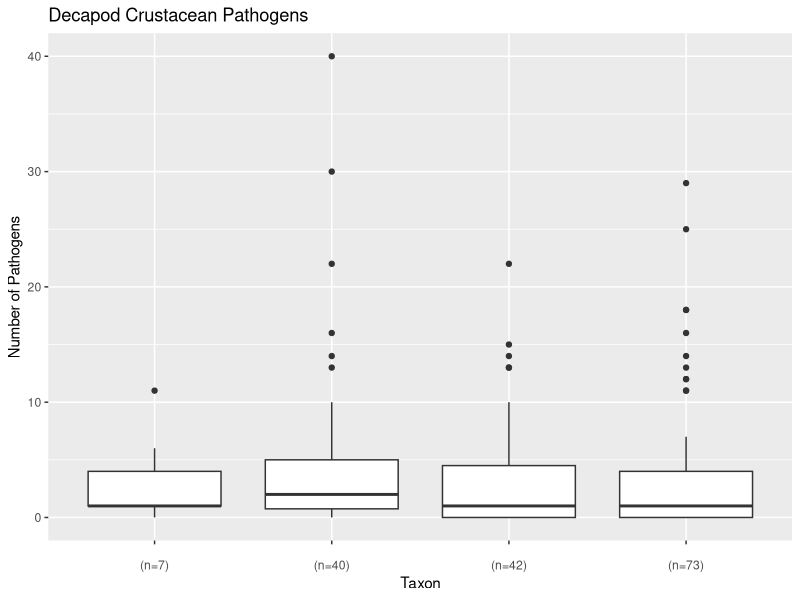
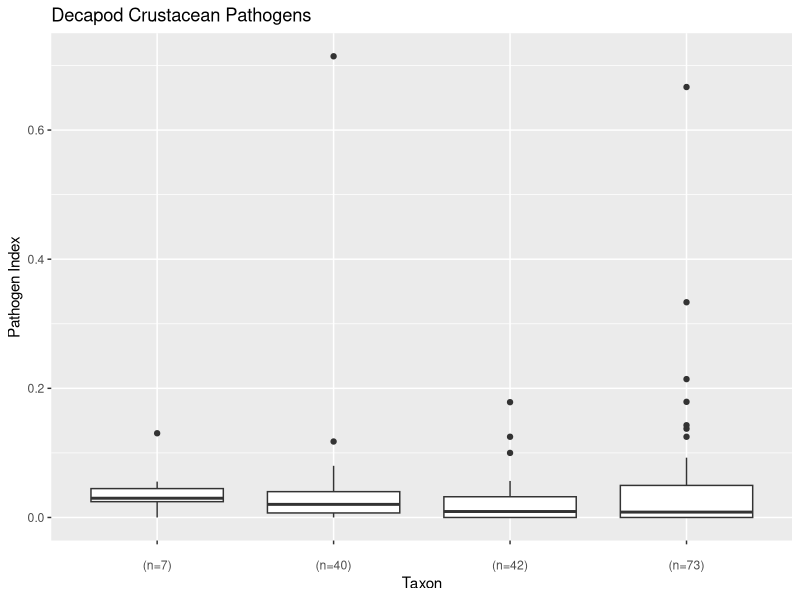

Reproduce these figures in R, in order. (Note: this script raises an error after producing the figures.)
#Preliminary Plotting
######################
#162 SPECIES
######################

#####################
#SWEEP ENVIRONMENT
#####################

library(ggplot2)
library(dplyr)
library(cowplot)


decapods <- read.csv("analyze_data/hosts_clean_pathcounts162.csv")
path_hosts <- read.csv("clean_data/path_hosts_clean.csv")
pathogens <- read.csv("clean_data/pathogen_clean.csv")

#Tasks
#1-Graph total number of pathogens per taxa
#2-Graph # viruses per host type
#3-Graph #isopods per taxa
#4-Graph rhizocephalan barnacles per taxa
#5-Graph # bacteria per taxa
#6-Graph # microsporidians per taxa
#7-Scatterplot number pathogens vs longevity
#8-scatterplot of num_viruses vs longev
#9-#boxplot of aq.hab vs num_pathogens
##*need to make simplified habitat column and continue
#10-boxplot of aq.hab vs num_viruses
#11-graph longevity by taxa
#12-Graph number pathogens by sociality
##*need to add what the scores mean
#13-Graph number of viruses by sociality
#14-Graph tranmission by taxa
#15-Graph requirements by taxa
#16-Graph size by taxa

levels(pathogens$pathogen_type)
#number of different types of pathogens
path_type_count <- pathogens %>% 
  group_by(pathogen_type) %>% 
  count(pathogen_type) %>% 
  rename(n_paths=n)

####################################
#PLOTS


#1-
#Graph total number of pathogens per taxa
#create vector with host_type levels and number of species in each
xlab_path <- paste(levels(decapods$host_type),"\n(n=",
                   table(decapods$host_type),")",sep="")
ggplot(data=decapods, aes(x=host_type,y=num_pathogens))+
  geom_boxplot()+
  labs(x="Taxon",y="Number of Pathogens",title="Decapod Crustacean Pathogens")+
  scale_x_discrete(labels=xlab_path)
#these numbers aren't right

#1.5 Pathogens per taxon per citation (pathogen index)
ggplot(data=decapods, aes(x=host_type,y=num_pathogens/num_results))+
  geom_boxplot()+
  labs(x="Taxon",y="Pathogen Index",title="Decapod Crustacean Pathogens")+
  scale_x_discrete(labels=xlab_path)

#1.5.5 Try different index, divide by # pathogen citations instead
ggplot(data=decapods2, aes(x=host_type,y=num_pathogens/path_search_results))+
  geom_boxplot()+
  labs(x="Taxon",y="Pathogen Index 2.0",title="Decapod Crustacean Pathogens")+
  scale_x_discrete(labels=xlab_path)

############
#Path groups by taxon
############

#2-
#Graph # viruses per host type
#create vector with host_type levels and number of each host_type that has viruses
#however, it's plotting all, including those spp with ZERO viruses
xlab_vir <- paste(levels(decapods$host_type),"\n(n=",
                  table(decapods$host_type[decapods$num_viruses>0]),")",sep="")
ggplot(data=decapods, aes(x=host_type,y=num_viruses))+
  geom_boxplot()+
  labs(x="Taxon",y="Number of Viruses",title="Decapod Crustacean Viruses")+
  scale_x_discrete(labels=xlab_vir)

#2.5 virus index per host type
ggplot(data=decapods, aes(x=host_type,y=(num_viruses/path_search_results)))+
  geom_boxplot()+
  labs(x="Taxon",y="Virus Index",title="Decapod Crustacean Viruses")+
  scale_x_discrete(labels=xlab_vir)

#3-
#graph isopods per taxa
#however plotting those with 0
xlab_isopod <- paste(levels(decapods$host_type),"\n(n=",
                     table(decapods$host_type[decapods$num_isopods>0]),")",sep="")
ggplot(data=decapods, aes(x=host_type,y=num_isopods))+
  geom_boxplot()+
  labs(x="Host Type",y="Number of Isopods",title="Decapod Crustacean Bopyrid Isopods")+
  scale_x_discrete(labels=xlab_isopod)
#isopod index
ggplot(data=decapods, aes(x=host_type,y=(num_isopods/path_search_results)))+
  geom_boxplot()+
  labs(x="Host Type",y="Isopod Index",title="Decapod Crustacean Bopyrid Isopods")+
  scale_x_discrete(labels=xlab_isopod)

#4-
#rhizocephalan barnacles per taxa
#however plotting those with 0
xlab_rhiz <- paste(levels(decapods$host_type),"\n(N=",
                   table(decapods$host_type[decapods$num_rhiz>0]),")",sep="")
ggplot(data=decapods, aes(x=host_type,y=num_rhiz))+
  geom_boxplot()+
  labs(x="Host Type",y="Number of Barnacles",title="Decapod Crustacean Rhizocephalan Barnacles")+
  scale_x_discrete(labels=xlab_rhiz)
#barnacle index
ggplot(data=decapods, aes(x=host_type,y=(num_rhiz/path_search_results)))+
  geom_boxplot()+
  labs(x="Host Type",y="Barnacle Index",title="Decapod Crustacean Rhizocephalan Barnacles")+
  scale_x_discrete(labels=xlab_rhiz)

#5-
#Graph # bacteria per taxa
xlab_bacteria <- paste(levels(decapods$host_type),"\n(N=",
                   table(decapods$host_type[decapods$num_bacteria>0]),")",sep="")
ggplot(data=decapods, aes(x=host_type,y=num_bacteria))+
  geom_boxplot()+
  labs(x="Host Type",y="Number of Bacteria Species",title="Decapod Crustacean Bacterial Parasites")+
  scale_x_discrete(labels=xlab_bacteria)
#bacteria index
ggplot(data=decapods, aes(x=host_type,y=(num_bacteria/path_search_results)))+
  geom_boxplot()+
  labs(x="Host Type",y="Bacteria Index",title="Decapod Crustacean Bacterial Parasites")+
  scale_x_discrete(labels=xlab_bacteria)
#5.1
#Graph # intracellular bacteria
xlab_bact_intra <- paste(levels(decapods$host_type),"\n(N=",
                         table(decapods$host_type[decapods$num_bacteria_intra>0]),")",sep="")
ggplot(data=decapods, aes(x=host_type,y=num_bacteria_intra))+
  geom_boxplot()+
  labs(x="Host Type",y="Number of Intracellular Bacteria Species",
       title="Decapod Crustacean Intracellular Bacterial Parasites")+
  scale_x_discrete(labels=xlab_bact_intra)
#intracellular bacteria index
ggplot(data=decapods, aes(x=host_type,y=(num_bacteria_intra/path_search_results)))+
  geom_boxplot()+
  labs(x="Host Type",y="Intracellular Bacteria Index",
       title="Decapod Crustacean Intracellular Bacterial Parasites")+
  scale_x_discrete(labels=xlab_bact_intra)
#5.2
#Graph # extracellular bacteria
xlab_bact_extra <- paste(levels(decapods$host_type),"\n(N=",
                         table(decapods$host_type[decapods$num_bacteria_extra>0]),")",sep="")
ggplot(data=decapods, aes(x=host_type,y=num_bacteria_extra))+
  geom_boxplot()+
  labs(x="Host Type",y="Number of Extracellular Bacteria Species",
       title="Decapod Crustacean Extracellular Bacterial Parasites")+
  scale_x_discrete(labels=xlab_bact_extra)
#intracellular  index
ggplot(data=decapods, aes(x=host_type,y=(num_bacteria_extra/path_search_results)))+
  geom_boxplot()+
  labs(x="Host Type",y="Intracellular Bacteria Index",
       title="Decapod Crustacean Extracellular Bacterial Parasites")+
  scale_x_discrete(labels=xlab_bact_extra)
#6-
#Graph # microsporidians per taxa
xlab_microsp <- paste(levels(decapods$host_type),"\n(N=",
                       table(decapods$host_type[decapods$num_microsp>0]),")",sep="")
ggplot(data=decapods, aes(x=host_type,y=num_microsp))+
  geom_boxplot()+
  labs(x="Host Type",y="Number of Microsporidians",title="Decapod Crustacean Microsporidian Parasites")+
  scale_x_discrete(labels=xlab_microsp)
#microsporidian index
ggplot(data=decapods, aes(x=host_type,y=(num_microsp/path_search_results)))+
  geom_boxplot()+
  labs(x="Host Type",y="Microsporidian Index",title="Decapod Crustacean Microsporidian Parasites")+
  scale_x_discrete(labels=xlab_microsp)

#Graph # apicomplexans
xlab_api <- paste(levels(decapods$host_type),"\n(N=",
                      table(decapods$host_type[decapods$num_api>0]),")",sep="")
ggplot(data=decapods, aes(x=host_type,y=num_api))+
  geom_boxplot()+
  labs(x="Host Type",y="Number of Apicomplexans",title="Decapod Crustacean Apicomplexan Parasites")+
  scale_x_discrete(labels=xlab_api)
#apicomplexan index
ggplot(data=decapods, aes(x=host_type,y=num_api/path_search_results))+
  geom_boxplot()+
  labs(x="Host Type",y="Apicomplexan Index",title="Decapod Crustacean Apicomplexan Parasites")+
  scale_x_discrete(labels=xlab_api)

#graph # cestodes
xlab_cestode <- paste(levels(decapods$host_type),"\n(N=",
                  table(decapods$host_type[decapods$num_cestode>0]),")",sep="")
ggplot(data=decapods, aes(x=host_type,y=num_cestode))+
  geom_boxplot()+
  labs(x="Host Type",y="Number of Cestodes",title="Decapod Crustacean Cestode Parasites")+
  scale_x_discrete(labels=xlab_cestode)
#apicomplexan index
ggplot(data=decapods, aes(x=host_type,y=num_cestode/path_search_results))+
  geom_boxplot()+
  labs(x="Host Type",y="Cestode Index",title="Decapod Crustacean Cestode Parasites")+
  scale_x_discrete(labels=xlab_cestode)

#graph # fungi
xlab_fungi <- paste(levels(decapods$host_type),"\n(N=",
                      table(decapods$host_type[decapods$num_fungi>0]),")",sep="")
ggplot(data=decapods, aes(x=host_type,y=num_fungi))+
  geom_boxplot()+
  labs(x="Host Type",y="Number of Fungi",title="Decapod Crustacean Fungi Parasites")+
  scale_x_discrete(labels=xlab_fungi)
#apicomplexan index
ggplot(data=decapods, aes(x=host_type,y=num_fungi/path_search_results))+
  geom_boxplot()+
  labs(x="Host Type",y="Fungi Index",title="Decapod Crustacean Fungi Parasites")+
  scale_x_discrete(labels=xlab_fungi)

#graph # nematodes
xlab_nematode <- paste(levels(decapods$host_type),"\n(N=",
                    table(decapods$host_type[decapods$num_nematode>0]),")",sep="")
ggplot(data=decapods, aes(x=host_type,y=num_nematode))+
  geom_boxplot()+
  labs(x="Host Type",y="Number of Nematode",title="Decapod Crustacean Nematode Parasites")+
  scale_x_discrete(labels=xlab_nematode)
#apicomplexan index
ggplot(data=decapods, aes(x=host_type,y=num_nematode/path_search_results))+
  geom_boxplot()+
  labs(x="Host Type",y="Nematode Index",title="Decapod Crustacean Nematode Parasites")+
  scale_x_discrete(labels=xlab_nematode)

#graph # trematodes
xlab_trematode <- paste(levels(decapods$host_type),"\n(N=",
                       table(decapods$host_type[decapods$num_trematode>0]),")",sep="")
ggplot(data=decapods, aes(x=host_type,y=num_trematode))+
  geom_boxplot()+
  labs(x="Host Type",y="Number of trematode",title="Decapod Crustacean trematode Parasites")+
  scale_x_discrete(labels=xlab_trematode)
#apicomplexan index
ggplot(data=decapods, aes(x=host_type,y=num_trematode/path_search_results))+
  geom_boxplot()+
  labs(x="Host Type",y="trematode Index",title="Decapod Crustacean trematode Parasites")+
  scale_x_discrete(labels=xlab_trematode)


#7-
#scatterplot of num_pathogens vs longev
ggplot(data=decapods, aes(x=longev_max,y=num_pathogens,fill=host_type))+
  geom_point(pch=21,size=2,col="black",alpha=.85)+
  labs(x="Longevity (years)", y="Number of Pathogens")+
  scale_fill_manual(values=bem_colors,name="Host Type")



ggplot(data=temp, aes(x=longev_max,y=num_pathogens,fill=host_type))+
  geom_point(pch=21,size=2,col="black",alpha=.85)+
  labs(x="Longevity (years)", y="Number of Pathogens")+
  scale_fill_manual(values=bem_colors,name="Host Type")

summary(lm(longev_max~num_pathogens,data=decapods_na.rm)) #not sure where these datasets are created

#7.5 Longev and pathogen index
ggplot(data=decapods, aes(x=longev_max,y=path_index,fill=host_type))+
  geom_point(pch=21,size=1.5,col="black",alpha=.85)+
  labs(x="Longevity (years)", y="Pathogen Index")+
  scale_fill_manual(values=bem_colors,name="Host Type")

#8-
#scatterplot of num_viruses vs longev
bem_colors <- c("#D1800B","#694008","#1D6295","#84ACB6")
long_vir_plot <- ggplot(data=decapods, aes(x=longev_max,y=num_viruses,fill=host_type))+
  geom_point(pch=21,size=2,col="black",alpha=.85)+
  labs(x="Longevity (years)", y="Number of Viruses")+
  scale_fill_manual(values=bem_colors,name="Host Type")+
  scale_x_continuous(limit=c(0,70))+
  theme(legend.position=c(.55,.75),legend.title.align=0.5)
long_vir_plot
#Save a plot to main folder
ggsave("outputs/bem2018_virus_longev_plot.png",plot=long_vir_plot,
       width=6,
       height=6.7,
       unit=c("in"),
       scale=1)
#8.5 Longevity and virus index
ggplot(data=decapods, aes(x=longev_max,y=virus_index,fill=host_type))+
  geom_point(pch=21,size=1.5,col="black",alpha=.85)+
  labs(x="Longevity (years)", y="Virus Index")+
  scale_fill_manual(values=bem_colors,name="Host Type")


#9-
#boxplot of aq.hab vs num_pathogens
levels(decapods$aq_hab)
lab_hab <- c("brackish",
             "fresh",
             "brackish &\nfresh",
             "marine & \nbrackish",
             "marine &\nbracksih \n& fresh",
             "terrestrial \n& marine", 
             "marine")
ggplot(data=decapods, aes(x=aq_hab,y=num_pathogens))+
  geom_boxplot()+
  labs(x="Habitat",y="Number of Pathogens",title="Decapod Crustacean Pathogens")+
  scale_x_discrete(labels=lab_hab)
#create simplified habitat

#graph simplified habitat
ggplot(data=decapods, aes(x=hab_simple,y=num_pathogens))+
  geom_boxplot()+
  labs(x="Habitat",y="Number of Pathogens",title="Decapod Crustacean Pathogens")

#10-
#boxplot of aq.hab vs num_viruses
ggplot(data=decapods, aes(x=aq_hab,y=num_viruses))+
  geom_boxplot()+
  labs(x="Habitat",y="Number of Viruses",title="Decapod Crustacean Pathogens")+
  scale_x_discrete(labels=lab_hab)

#11-
#Graph longevity by taxa
xlab_long <- paste(levels(decapods$host_type),"\n(n=",
                   table(decapods$host_type[decapods$longev_max!="NA"]),")",sep="")
ggplot(data=decapods,aes(x=host_type,y=longev_max))+
  geom_boxplot()+
  scale_x_discrete(labels=xlab_long)+
  labs(x="Taxon",y="Longevity")
  
#12-
#Graph number pathogens by sociality
as.factor(decapods$social_score)
xlab_soc_path <- paste(levels(decapods$social_score),
                       "\n(n=",table(decapods$social_score[decapods$num_pathogens>0]),")",sep="")
ggplot(data=decapods, aes(x=as.factor(social_score),y=num_pathogens))+
  geom_boxplot()+
  labs(x="Social Score",y="Number of Pathogens",title="Decapod Crustacean Pathogens and Sociality")+
  scale_x_discrete(labels=xlab_soc_path)
#extrapolated by family
xlab_soc_fam_path <- paste(levels(decapods$social_score),
                           "\n(n=",table(decapods$fam_soc_score[decapods$num_pathogens>0]),")",sep="")
ggplot(data=decapods, aes(x=as.factor(fam_soc_score),y=num_pathogens))+
  geom_boxplot()+
  labs(x="Sociality",y="Number of Pathogens",title="Decapod Crustacean Pathogens and Sociality")+
  scale_x_discrete(labels=xlab_soc_path)
#with path index instead of count
ggplot(data=decapods, aes(x=as.factor(fam_soc_score),y=path_index))+
  geom_boxplot()+
  labs(x="Sociality",y="Number of Pathogens",title="Decapod Crustacean Pathogens and Sociality")+
  scale_x_discrete(labels=xlab_soc_path)

#13-
#Graph number of viruses by sociality
#extrapolated by family
xlab_soc_vir <- paste(levels(decapods$social_score),"\n(n=",
                  table(decapods$fam_soc_score[decapods$num_viruses>0]),")",sep="")
ggplot(data=decapods, aes(x=fam_soc_score,y=num_viruses))+
  geom_boxplot()+
  labs(x="Sociality",y="Number of Viruses",title="Decapod Crustacean Viruses and Sociality")+
  scale_x_discrete(labels=xlab_soc_vir)

#14-Graph tranmission by taxa
xlab_trans <- paste(levels(decapods$host_type),
                    "\n(n=",table(decapods$host_type[decapods$num_pathogens>0]),")",sep="")
ggplot(data=decapods, aes(x=host_type,y=prop_direct))+
  geom_boxplot()+
  labs(x="Taxon",y="Proportion with Direct Transmission",title="Decapod Crustacean Parasite Tranmission Type")+
  scale_x_discrete(labels=xlab_trans)

#15-Graph requirements by taxa
xlab_req <- paste(levels(decapods$host_type),
                  "\n(n=",table(decapods$host_type[decapods$num_pathogens>0]),")",sep="")
ggplot(data=decapods, aes(x=host_type,y=prop_obligate))+
  geom_boxplot()+
  labs(x="Taxon",y="Proportion Obligate Parasites",title="Decapod Crustacean Parasite Tranmission Type")+
  scale_x_discrete(labels=xlab_req)

#16-Graph size by taxa
xlab_pathsize <- paste(levels(decapods$host_type),"\n(n=",
                       table(decapods$host_type[decapods$num_pathogens>0]),")",sep="")
ggplot(data=decapods, aes(x=host_type,y=prop_macro))+
  geom_boxplot()+
  labs(x="Taxon",y="Proportion Macro Parasites",title="Decapod Crustacean Parasite Tranmission Type")+
  scale_x_discrete(labels=xlab_pathsize)


